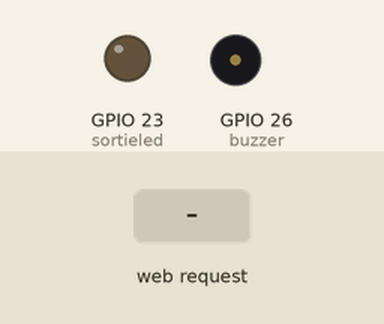
A sketch run on a simulated ESP32. On the bench: output pins drawn as LEDs (lit = HIGH), buzzer (waves = sounding). The inputs (shaded band) are chosen by the test bench. WiFi joins after 1.5 s; servers stay silent unless stated; what the sketch prints to the serial monitor is not drawn.

Above: at 2.7 s.
2.8 s: HTTP request GET /led received
At 3.1 s:
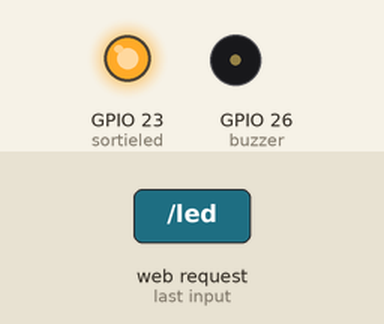
4.3 s: HTTP request GET /son received
At 5.4 s:
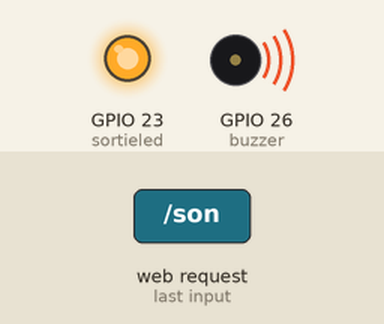
5.8 s: HTTP request GET /ledoff received
At 6.9 s:
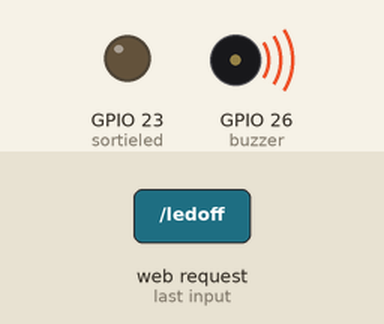
Timing chart, 0 to 8.8 s (numbered marks = the images above; inputs shaded):
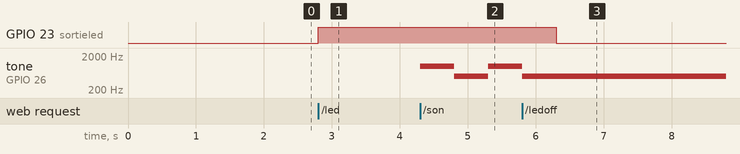

Measured:
- after the input at 2.8 s, GPIO 23 (sortieled): LOW → HIGH at once
- after the input at 4.3 s, tone on GPIO 26 (buzzer): silent → 1000 Hz at once, → 500 Hz 0.50 s later, → 1000 Hz 0.50 s later
- after the input at 5.8 s, GPIO 23 (sortieled): HIGH → LOW after 0.50 s

The sketch:

CODE_ESP32.ino
```cpp
#include <WiFi.h>
#include <WebServer.h>

const char* ssid = "TPSN035";    // à modifier
const char* password = "BTSSN2022"; // à modifier aussi

WebServer server(80);

int sortieled = 23;
int buzzer = 26;
int frequence = 2000;

void gestionLED() {
  digitalWrite(sortieled, HIGH);

  server.send(200, "text/plain", "LED test");
}
void gestionLEDoff() {
  digitalWrite(sortieled, LOW);

  server.send(200, "text/plain", "LED test");
}
void gestionSON() {
  ledcWriteTone(buzzer, 1000);
  delay(500);
  ledcWriteTone(buzzer, 500);
  delay(500);
  ledcWriteTone(buzzer, 1000);
  delay(500);
  ledcWriteTone(buzzer, 500);
  delay(500);


  server.send(200, "text/plain", "Son test");
}
void gestionSONoff() {
  ledcWriteTone(buzzer, 0);


  server.send(200, "text/plain", "Son test");
}

void setup() {

  Serial.begin(115200);

  pinMode(sortieled, OUTPUT);
  ledcAttach(buzzer, frequence, 8);
  WiFi.begin(ssid, password);

  while (WiFi.status() != WL_CONNECTED) {
    delay(500);
  }

  Serial.println(WiFi.localIP());

  server.on("/led", gestionLED);
  server.on("/son", gestionSON);
  server.on("/ledoff", gestionLEDoff);
  server.on("/sonoff", gestionSONoff);

  server.begin();
}

void loop() {
  server.handleClient();
}
```
